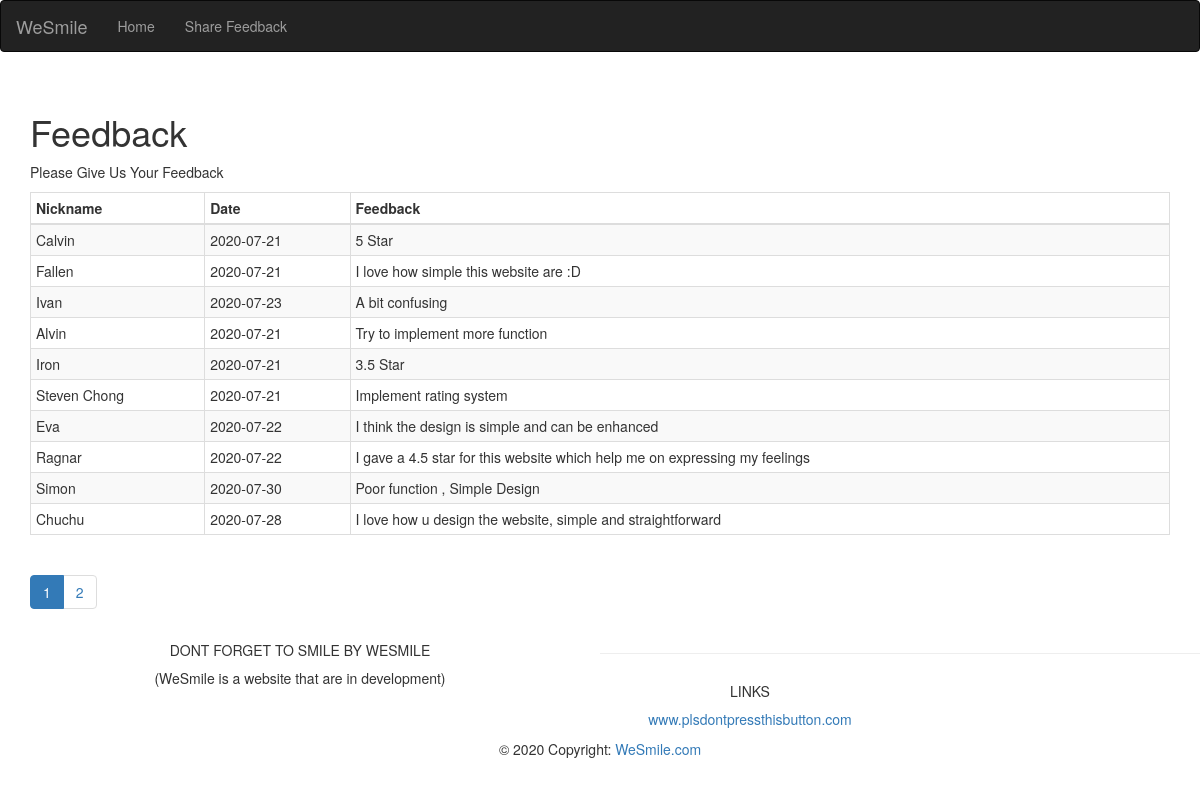
The app's page /Coding/displayfb.php with its own data.
### tables this page shows
CREATE TABLE `feedback` (
  `nick` varchar(255) NOT NULL,
  `feedback` varchar(255) NOT NULL,
  `date` date NOT NULL
);

### Coding/displayfb.php (the view)
<?php
 include("navbar.php");
?>
  <?php
    require_once "connect.php";
    $limit = 10;
    if (isset($_GET["page"])) {
      $pn  = $_GET["page"];
    }
    else {
      $pn=1;
    };
    $start_from = ($pn-1) * $limit;
    $sql = "SELECT * FROM feedback LIMIT $start_from, $limit";
    $rs_result = mysqli_query ($db,$sql);
  ?>
  <div class="container">
    <br>
    <div>
      <h1>Feedback</h1>
      <p>Please Give Us Your Feedback</p>
      <table class="table table-striped table-condensed table-bordered">
        <thead>
        <tr>
          <th>Nickname</th>
          <th>Date</th>
          <th>Feedback</th>
        </tr>
        </thead>
        <tbody>
        <?php
          while ($row = mysqli_fetch_array($rs_result)) {
        ?>
        <tr>
          <td><?php echo $row["nick"]; ?></td>
          <td><?php echo $row["date"]; ?></td>
          <td><?php echo $row["feedback"]; ?></td>
        </tr>
        <?php
        };
        ?>
        </tbody>
      </table>
      <ul class="pagination">
      <?php
        $sql = "SELECT COUNT(*) FROM feedback";
        $rs_result = mysqli_query($db,$sql);
        $row = mysqli_fetch_row($rs_result);
        $total_records = $row[0];
        $total_pages = ceil($total_records / $limit);
        $pagLink = "";
        for ($i=1; $i<=$total_pages; $i++) {
          if ($i==$pn) {
              $pagLink .= "<li class='active'><a href='displayfb.php?page="
                                                .$i."'>".$i."</a></li>";
          }
          else  {
              $pagLink .= "<li><a href='displayfb.php?page=".$i."'>
                                                ".$i."</a></li>";
          }
        };
        echo $pagLink;
      ?>
      </ul>
    </div>
  </div>
<?php
include("footer.php");
?>

### Coding/navbar.php (shortened to what this page needs)
<!DOCTYPE html>
<html lang="en">
<head>
  <link rel="stylesheet" href="https://maxcdn.bootstrapcdn.com/bootstrap/3.4.0/css/bootstrap.min.css">
</head>
<body>
<nav class="navbar navbar-inverse">
  <div class="container-fluid">
    <div class="navbar-header">
      <a class="navbar-brand" href="main.php">WeSmile</a>
    </div>
    <ul class="nav navbar-nav">
      <li><a href="main.php">Home</a></li>
      <li><a href="feedback.php">Share Feedback</a></li>
    </ul>
  </div>
</nav>
</body>
</html>

### Coding/footer.php
<footer class="page-footer font-small blue pt-4">
  <div class="container-fluid text-center text-md-left">
    <div class="row">
      <div class="col-md-6 mt-md-0 mt-3">
        <h5 class="text-uppercase">Dont Forget To Smile by WeSmile</h5>
        <p>(WeSmile is a website that are in development)</p>
      </div>
      <hr class="clearfix w-100 d-md-none pb-3">
      <div class="col-md-3 mb-md-0 mb-3">
        <h5 class="text-uppercase">Links</h5>
        <ul class="list-unstyled">
          <li>
            <a href="#page-top">www.plsdontpressthisbutton.com</a>
          </li>
      </div>
      <div class="col-md-3 mb-md-0 mb-3">
      </div>
    </div>
  </div>
  <div class="footer-copyright text-center py-3">© 2020 Copyright:
    <a href="mainpage.php"> WeSmile.com</a>
  </div>

### records on screen
feedback: nick "Calvin", date "2020-07-21", feedback "5 Star"
feedback: nick "Fallen", date "2020-07-21", feedback "I love how simple this website are :D"
feedback: nick "Ivan", date "2020-07-23", feedback "A bit confusing"
feedback: nick "Alvin", date "2020-07-21", feedback "Try to implement more function"
feedback: nick "Iron", date "2020-07-21", feedback "3.5 Star"
feedback: nick "Steven Chong", date "2020-07-21", feedback "Implement rating system"
feedback: nick "Eva", date "2020-07-22", feedback "I think the design is simple and can be enhanced"
feedback: nick "Ragnar", date "2020-07-22", feedback "I gave a 4.5 star for this website which help me on expressing my feelings"
feedback: nick "Simon", date "2020-07-30", feedback "Poor function , Simple Design"
feedback: nick "Chuchu", date "2020-07-28", feedback "I love how u design the website, simple and straightforward"
